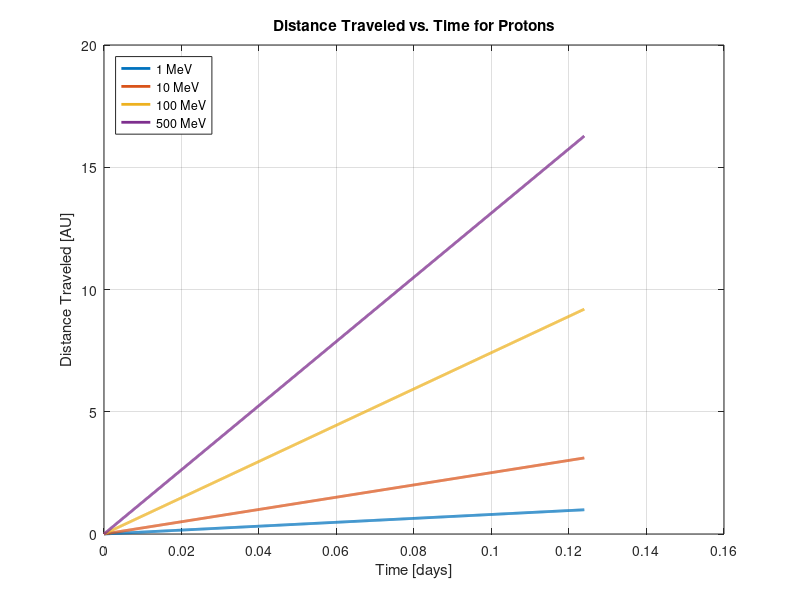

Write the MATLAB code that produced this figure.
%% ASEN 5335 Aerospace Environment
%% Justin Le
%% HW1 Problem 4

clc;clear;close all

% Defining constants
c = 3E8; %[m/s]
meV_2_KE = 1.602E-13; %[J]
m_0 = 1.67E-27; %[kg]

Au = 1.496E11; %[m]
R_s = 6.957E8; %[m]

d = Au-2*R_s;


% Given conditions
meV = [1, 10, 100, 500]; %[meV]

% Convert to energy [J]

KE = meV.*meV_2_KE;

%Calculate velocity
v_ms = c*sqrt(1 - 1./(KE./(m_0*c^2) + 1).^2); %[m/s] 

% Finding time from v=d/t
t_s = d./v_ms;
t_h = t_s * (1/3600);

%% Plot distance traveled vs. time

t = linspace(0, max(t_s), 1000); % [s]

distance = v_ms'.*t; % [m]
distance_AU = distance./Au; % [AU]
time_days = t./(24*3600); % [days]

figure
plot(time_days, distance_AU, 'LineWidth', 2)
xlabel('Time [days]')
ylabel('Distance Traveled [AU]')
title('Distance Traveled vs. Time for Protons')
legend('1 MeV', '10 MeV', '100 MeV', '500 MeV', 'Location', 'northwest')
grid on

exportgraphics(gcf, 'AeroEnvHW1P4_solarparticle.png', 'Resolution', 300);
